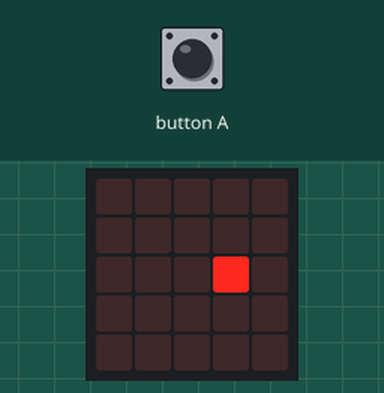
Bench run of a program on a simulated BBC micro:bit (MakeCode). Shown: the board's 5×5 LED display.

Above: at 0.1 s.
At 0.8 s:
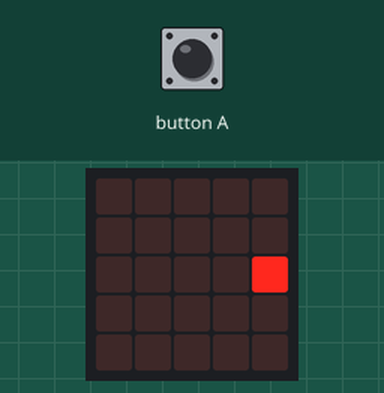
At 2.9 s:
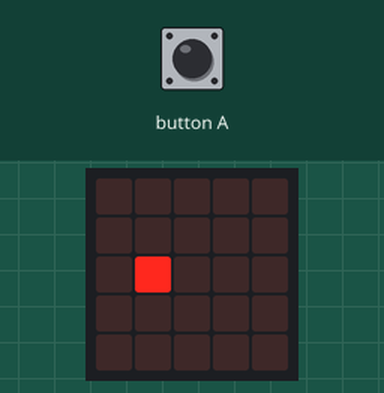
At 3.7 s:
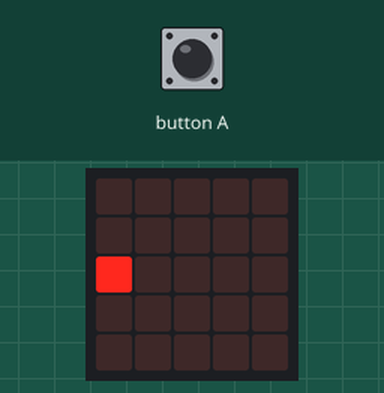
At 5.1 s:
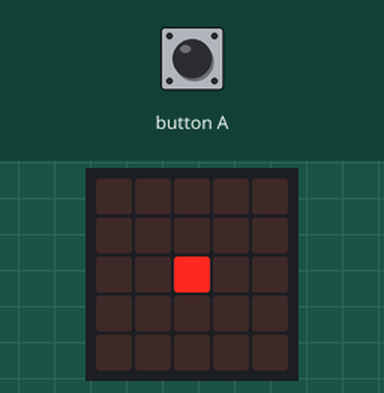

The program:

main.ts
```typescript
input.onButtonPressed(Button.A, function () {
    if (Lilo.get(LedSpriteProperty.X) == 2) {
        game.addScore(1)
    } else {
        game.gameOver()
    }
})
let Lilo: game.LedSprite = null
Lilo = game.createSprite(2, 2)
game.setScore(0)
basic.forever(function () {
    Lilo.move(1)
    Lilo.ifOnEdgeBounce()
    if (game.score() < 5) {
        basic.pause(700)
    } else if (game.score() >= 5 && game.score() < 10) {
        basic.pause(500)
    } else if (game.score() >= 10 && game.score() < 20) {
        basic.pause(400)
    } else {
        basic.pause(300)
    }
})
```

test.ts
```typescript
// tu są testy; nie będzie to kompilowane, gdy ten pakiet będzie używany jako rozszerzenie.
```

Measured:
- by itself, everything shown: repeats every 5.8 s, in 8 steps
- what the display in image 1 shows lasts 0.7 s, from 0.7 s to 1.4 s
